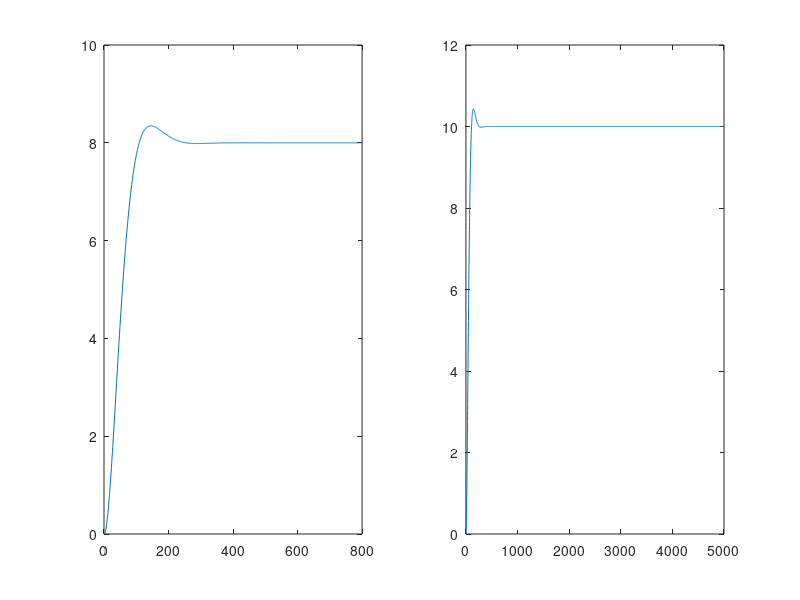

This figure's MATLAB source:
x = 8*ones(1,800);
xlong = 10*ones(1,5000);
[b,a] = butter(2,5/(1024/2),'low');
y = filter(b,a,x);
ylong = filter(b,a,xlong);
mean(y)
mean(ylong)

figure;
subplot(1,2,1)
plot(y)
subplot(1,2,2)
plot(ylong)